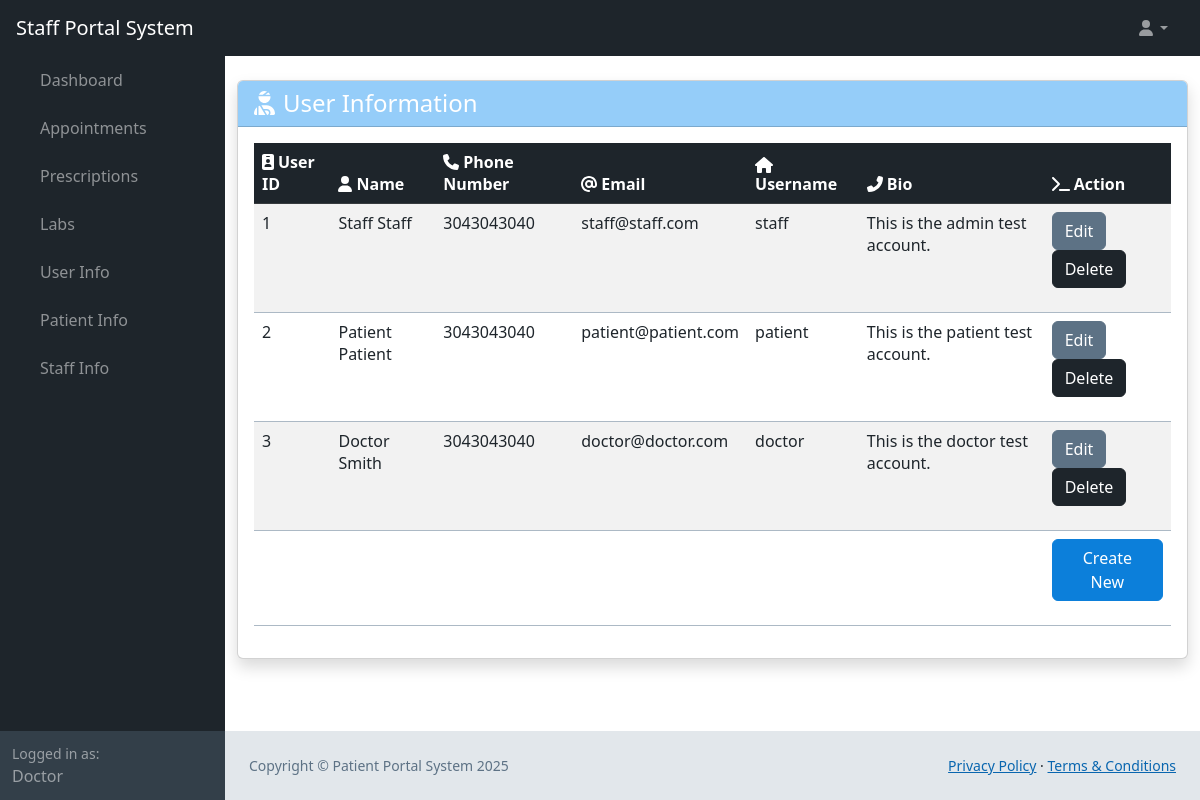
/web_root/user-info.php (signed in), run on the app's committed database.
### tables this page shows
CREATE TABLE `user` (
  `user_id` bigint(20) NOT NULL AUTO_INCREMENT,
  `first_name` varchar(25) NOT NULL,
  `last_name` varchar(50) NOT NULL,
  `phone_number` bigint(20) NOT NULL,
  `email` varchar(50) NOT NULL,
  `username` varchar(25) NOT NULL,
  `password_hash` varchar(60) NOT NULL,
  `bio` mediumtext DEFAULT NULL,
  `profile_pic` longblob DEFAULT NULL,
  PRIMARY KEY (`user_id`)
);

### web_root/user-info.php (called while the page is built, shortened)
<?php
require 'generic.php';
$query = 'SELECT * FROM user';
$users = queryAsArray($conn, $query);
?>
<?php
require 'landing-content.php';
?>

### web_root/generic.php (called while the page is built, shortened)
<?php
    require 'functions.php';
    $conn = OpenCon();
    $userData = getDatafromTable($conn, "user", ["username" => $_SESSION['username']])[0];
    $user_id = $userData['user_id'];
    $firstName = $userData['first_name'];
    if (sizeOf(getDatafromTable($conn, "staff", ["user_id" => $user_id])) > 0) {
        $mode = 'Staff';
    }
?>

### web_root/functions.php (called while the page is built, shortened)
<?php
function getDatafromTable(mysqli $conn, string $table, array $searchConditions, $booleanOperations = "AND", $query = "select * from "): int|array
{
    $type = gettype($booleanOperations);
    if ($type == "array") {
        if (sizeof($booleanOperations) > sizeof($searchConditions)) {
            printf("There should be more search conditions than boolean operations");
            return 100;
        }
        for ($i = 0; $i < sizeof($booleanOperations); $i++) {
            if (!in_array(strtoupper($booleanOperations[$i]), ["OR", "AND", "XOR"])) {
                printf("Error getting data: incorrect boolean operator in '$booleanOperations'");
                return 101;
            }
        }
        for ($i = 0; $i < sizeof($searchConditions); $i++) {
            if ($i < sizeof($booleanOperations)) {
                $operations[$i] = strtoupper($booleanOperations[$i]);
            } else {
                $operations[$i] = "AND";
            }
        }
    } else if (!($type == "string")) {
        printf("Error incorrect data type for '$booleanOperations'");
        return 103;
    } else {
        if (in_array(strtoupper($booleanOperations), ["OR", "AND", "XOR"])) {
            for ($i = 0; $i < sizeof($searchConditions); $i++) {
                $operations[$i] = strtoupper($booleanOperations);
            }
        }
    }
    $query .= $table;
    if (sizeof($searchConditions) > 0) {
        $query .= " WHERE ";
    }
    $i = 0;
    foreach ($searchConditions as $key => $value) {
        $query .= $key . " = " . '\'' . $value . '\'';
        $query .= ' ' . $operations[$i] . ' ';
        $i++;
    }
    $query = substr($query, 0, strlen($query) - (strlen($operations[sizeof($operations) - 1]) + 2)) . ';';
    $result = mysqli_query($conn, $query);
    $results = mysqli_fetch_all($result, MYSQLI_BOTH);
    return $results;
}
function queryAsArray($conn, $query): array
{
    return $conn->query($query)->fetch_all(MYSQLI_BOTH);
}
?>

### web_root/user-info-content.php (the view, shortened to what this page needs)
<div class="container py-4">
    <div class="card shadow">
        <div class="card-header bg-primary text-white">
            <h1 class="h4 mb-0"><i class="fas fa-user-injured me-2"></i>User Information</h1>
        </div>
        <div class="card-body">
            <?php if (empty($users)): ?>
                <div class="alert alert-dark">
                    <i class="fas fa-info-circle me-2"></i>No users at this time.
                </div>
            <?php else: ?>
                <div class="table-responsive">
                    <table class="table table-striped table-hover">
                        <thead class="table-dark">
                            <tr>
                                <th><i class="fas fa-id-badge me-1"></i>User ID</th>
                                <th><i class="fas fa-user me-1"></i>Name</th>
                                <th><i class="fas fa-phone me-1"></i>Phone Number</th>
                                <th><i class="fas fa-at me-1"></i>Email</th>
                                <th><i class="fas fa-home me-1"></i>Username</th>
                                <th><i class="fas fa-phone-alt me-1"></i>Bio</th>
                                <th><i class="fas fa-terminal me-1"></i>Action</th>
                            </tr>
                        </thead>
                        <tbody>
                            <?php foreach ($users as $user): ?>
                                <tr>
                                    <td><?= htmlspecialchars($user['user_id']) ?></td>
                                    <td><?= htmlspecialchars($user['first_name'] . ' ' . $user['last_name']) ?></td>
                                    <td><?= htmlspecialchars($user['phone_number']) ?></td>
                                    <td><?= htmlspecialchars($user['email']) ?></td>
                                    <td><?= htmlspecialchars($user['username']) ?></td>
                                    <td><?= htmlspecialchars($user['bio']) ?></td>
                                    <td>
                                        <form method="POST">
                                            <button type="button" class="btn btn-secondary" data-bs-toggle="modal"
                                                data-bs-target="#editModal" name="edit-button"
                                                user-id="<?= htmlspecialchars($user['user_id'])?>"
                                                first="<?= htmlspecialchars($user['first_name'])?>"
                                                last="<?= htmlspecialchars($user['last_name'])?>"
                                                phone="<?= htmlspecialchars($user['phone_number'])?>"
                                                email="<?= htmlspecialchars($user['email'])?>"
                                                username="<?= htmlspecialchars($user['username'])?>"
                                                bio="<?= htmlspecialchars($user['bio'])?>">Edit</button>
                                            <button type="button" class="btn btn-dark" data-bs-toggle="modal"
                                                data-bs-target="#deleteModal" name='delete-button'
                                                user-id=<?= htmlspecialchars($user['user_id']) ?>>Delete</button>
                                        </form>
                                    </td>
                                </tr>
                            <?php endforeach; ?>
                            <?php if ($mode != 'Patient'): ?>
                                <tr>
                                    <td></td>
                                    <td></td>
                                    <td></td>
                                    <td></td>
                                    <td></td>
                                    <td></td>
                                    <td>
                                        <form method="POST">
                                            <button type="button" class="btn btn-primary" data-bs-toggle="modal"
                                                data-bs-target="#createModal" name='create-button'>Create New</button>
                                        </form>
                                    </td>
                                </tr>
                            <?php endif; ?>
                        </tbody>
                    </table>
                <?php endif; ?>
            </div>
        </div>
    </div>
</div>

### web_root/landing-content.php (shortened to what this page needs)
<!DOCTYPE html>
<html lang="en">
<head>
    <link href="../css/styles.css" rel="stylesheet" />
    <link href="../css/calendar.css" rel="stylesheet" />
</head>
<body class="sb-nav-fixed">
    <nav class="sb-topnav navbar navbar-expand navbar-dark bg-dark">
        <a class="navbar-brand ps-3" href="landing.php"><?php echo $mode . " Portal System" ?></a>
        <ul class="navbar-nav ms-auto ms-md-0 me-3 me-lg-4">
            <li class="nav-item dropdown">
                <a class="nav-link dropdown-toggle" id="navbarDropdown" href="#" role="button" data-bs-toggle="dropdown"
                    aria-expanded="false"><i class="fas fa-user fa-fw"></i></a>
            </li>
        </ul>
    </nav>
    <div id="layoutSidenav">
        <div id="layoutSidenav_nav">
            <nav class="sb-sidenav accordion sb-sidenav-dark" id="sidenavAccordion">
                <div class="sb-sidenav-menu">
                    <div class="nav">
                        <div class="collapse show" id="collapseLayouts" aria-labelledby="headingOne"
                            data-bs-parent="#sidenavAccordion">
                            <nav class="sb-sidenav-menu-nested nav">
                                <a class="nav-link" href="landing.php">Dashboard</a>
                                <a class="nav-link" href="appointments.php">Appointments</a>
                                <a class="nav-link" href="prescriptions.php">Prescriptions</a>
                                <a class="nav-link" href="labs.php">Labs</a>
                                <?php if ($mode != 'Patient'): ?>
                                    <a class="nav-link" href="user-info.php">User Info</a>
                                    <a class="nav-link" href="patient-info.php">Patient Info</a>
                                <?php endif; ?>
                                <a class="nav-link" href="staff-info.php">Staff Info</a>
                            </nav>
                        </div>
                    </div>
                </div>
                <div class="sb-sidenav-footer">
                    <div class="small">Logged in as:</div>
                    <?php echo $firstName; ?>
                </div>
            </nav>
        </div>
        <div id="layoutSidenav_content">
            <?php require $content_url ?>
            <?php require 'footer.php' ?>
        </div>
    </div>
</body>

### web_root/footer.php
<?php
    echo '<div id="layoutAuthentication_footer">
        <footer class="py-4 bg-light mt-auto">
            <div class="container-fluid px-4">
                <div class="d-flex align-items-center justify-content-between small">
                    <div class="text-muted">Copyright &copy; Patient Portal System 2025</div>
                    <div>
                        <a href="#">Privacy Policy</a>
                        &middot;
                        <a href="#">Terms &amp; Conditions</a>
                    </div>
                </div>
            </div>
        </footer>
    </div>';
?>

### css/calendar.css (style rules this page uses)
:root { --fc-event-bg-color: #48A8F5; --fc-event-border-color: #48A8F5; --fc-button-text-color: #fff; --fc-button-bg-color: #333F49; --fc-button-border-color: #333F49; --fc-button-hover-bg-color: #1E252B; --fc-button-hover-border-color: #1E252B; --fc-button-active-bg-color: #1E252B; --fc-button-active-border-color: #1E252B; --fc-highlight-color: #cfe8fc; --fc-today-bg-color: #EFF2F4; }

### data on the page
user: first_name "Doctor", user_id "3", first_name+last_name "Doctor Smith", phone_number "3043043040", email "doctor@doctor.com", username "doctor", bio "This is the doctor test account."
user: user_id "1", first_name+last_name "Staff Staff", phone_number "3043043040", email "staff@staff.com", username "staff", bio "This is the admin test account."
user: user_id "2", first_name+last_name "Patient Patient", phone_number "3043043040", email "patient@patient.com", username "patient", bio "This is the patient test account."

### other printed values
$mode "Staff"
